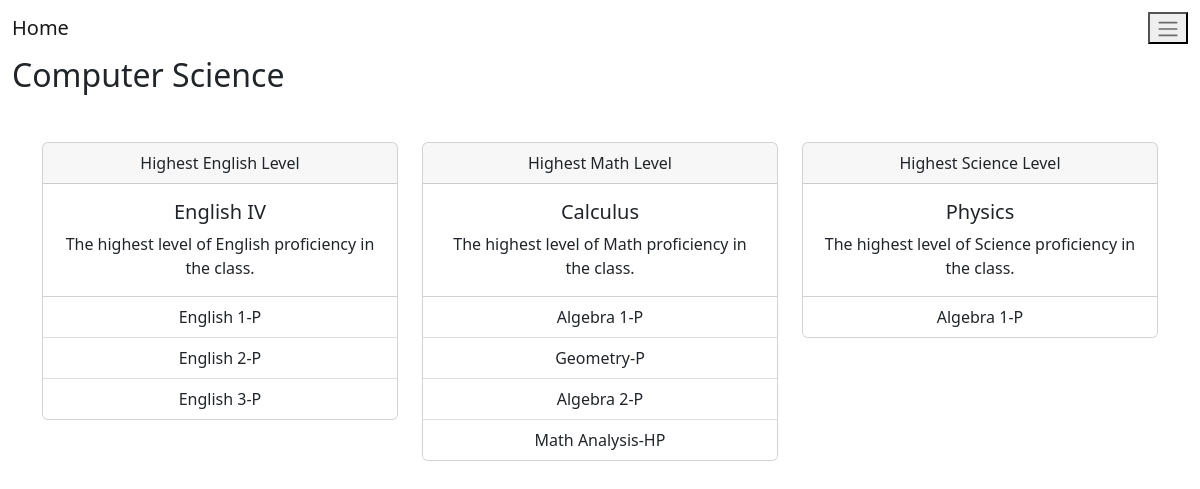
Screenshot of /major/Computer Science with the database file from the repository.
### website/models.py (models this page shows)
class Major(db.Model):
   id = db.Column(db.Integer, primary_key = True)
   Major_Name = db.Column(db.String(120), unique = True)
   Math_Level = db.Column(db.String(120))
   English_Level = db.Column(db.String(120))
   Science_Level = db.Column(db.String(120))
   Major_Keywords = db.Column(db.String(10000))

class Class(db.Model):
    id = db.Column(db.Integer, primary_key=True)
    Course_Name = db.Column(db.String(1000))
    prerequisites = db.relationship('Class', secondary=prerequisite_table,
                                     primaryjoin=id==prerequisite_table.c.course_id,
                                     secondaryjoin=id==prerequisite_table.c.prerequisite_id)
    Course_Notes = db.Column(db.String(10000))
    Course_Path = db.Column(db.Integer, db.ForeignKey('path.id'))

### website/views.py (the view)
@views.route('/major/<string:major_name>')
def major(major_name):
  major_query = Major.query.filter_by(Major_Name = major_name).first()
  if not major_query:
    abort(404, description = "Major not found.")
  class_list = getNames(Class.query.all())
  subjects = {
    'Math': major_query.Math_Level,
    'English': major_query.English_Level,
    'Science': major_query.Science_Level
  }
  class_matches = {subject: get_closest_class(level, class_list) for subject, level in subjects.items()}
  prerequisites = {
    subject: fetch_course_with_prerequisites(course_name) for subject, course_name in class_matches.items()
  }
  print(f"Session student: {session.get('student')}")
  print(f"Prerequisites: {prerequisites}")
  return render_template(
    'majors.html', math_prerequisites = prerequisites['Math'], english_prerequisites = prerequisites['English'], science_prerequisites = prerequisites['Science'], major = major_query
  )

### website/tools.py (called while the page is built)
def getNames(Class_Query):
  ans = []
  for Class in Class_Query:
    ans.append(Class.Course_Name)
  return ans

def get_closest_class(level, class_list):
  return difflib.get_close_matches(level, class_list, n=1)[0] if level else None

def collect_prerequisites(course, collected=None):
    if collected is None:
        collected = []
    if course.Course_Name not in collected:
        collected.append(course.Course_Name)
    for prereq in course.prerequisites:
        collect_prerequisites(prereq, collected)
    return collected

def fetch_course_with_prerequisites(course_name):
  if not course_name:
    return []
  course = Class.query.filter_by(Course_Name = course_name).first()
  if not course:
    return []
  prerequisites = collect_prerequisites(course)
  prerequisites.reverse()
  return prerequisites

### website/templates/majors.html
{% extends 'index.html' %}
{% block navbar %}{{super()}}{% endblock %}
{% block main %}
<div class="container-fluid">
  <h2>{{major.Major_Name}}</h2>
  <div class="container mt-5">
    <div class="row">
      {% if major.English_Level %}
        <div class="col-md-4">
            <div class="card text-center">
                <div class="card-header">
                    Highest English Level
                </div>
                <div class="card-body">
                    <h5 class="card-title">{{major.English_Level}}</h5>
                    <p class="card-text">The highest level of English proficiency in the class.</p>
                </div>
                <ul class="list-group list-group-flush">
                    {% for i in range(english_prerequisites | length - 1) %}
                    <li class="list-group-item">{{ english_prerequisites[i] }}</li>
                {% endfor %}
                </ul>
            </div>
        </div>
      {% endif %}
      {% if major.Math_Level %}
      <div class="col-md-4">
            <div class="card text-center">
                <div class="card-header">
                    Highest Math Level
                </div>
                <div class="card-body">
                    <h5 class="card-title">{{major.Math_Level}}</h5>
                    <p class="card-text">The highest level of Math proficiency in the class.</p>
                </div>
                <ul class="list-group list-group-flush">
                    {% for i in range(math_prerequisites | length - 1) %}
                    <li class="list-group-item">{{ math_prerequisites[i] }}</li>
                {% endfor %}
                </ul>
            </div>
        </div>
        {% endif %}
        {% if major.Science_Level %}
        <div class="col-md-4">
            <div class="card text-center">
                <div class="card-header">
                    Highest Science Level
                </div>
                <div class="card-body">
                    <h5 class="card-title">{{major.Science_Level}}</h5>
                    <p class="card-text">The highest level of Science proficiency in the class.</p>
                </div>
                <ul class="list-group list-group-flush">
                {% for i in range(science_prerequisites | length - 1) %}
                    <li class="list-group-item">{{ science_prerequisites[i] }}</li>
                {% endfor %}
                </ul>
            </div>
        </div>
        {% endif %}
    </div>
  </div>
</div>
{% endblock %}

### website/templates/index.html (shortened to what this page needs)
<!DOCTYPE html>
<html>
  <head>
    {% block head %}
    <link href="https://cdn.jsdelivr.net/npm/bootstrap@5.2.3/dist/css/bootstrap.min.css" rel="stylesheet">
    {% endblock %}
  </head>
  <body>
    {% block navbar %}
    <nav class="navbar navbar-expand-lg bg-body-tertiary">
      <div class="container-fluid">
        <a href="/" class="navbar-brand">Home</a>
        <button class="navbar-toggle" type = "button" data-bs-toggle="collapse" data-bs0-target="#navbarSupportedContent" aria-controls="navbarSupportedContent" aria-expanded="false" aria-label="Toggle navigation">
          <span class="navbar-toggler-icon"></span>
        </button>
      </div>
    </nav>
    {% endblock %}
  <div class="main">
    {% block main %}{% endblock %}
  </div>
  </body>
</html>

### rows the page displays
Major: Major_Name "Computer Science", English_Level "English IV", Math_Level "Calculus", Science_Level "Physics"
Class: Course_Name "English 1-P"
Class: Course_Name "English 2-P"
Class: Course_Name "English 3-P"
Class: Course_Name "Algebra 1-P", Course_Name "Algebra 1-P"
Class: Course_Name "Geometry-P"
Class: Course_Name "Algebra 2-P"
Class: Course_Name "Math Analysis-HP"
